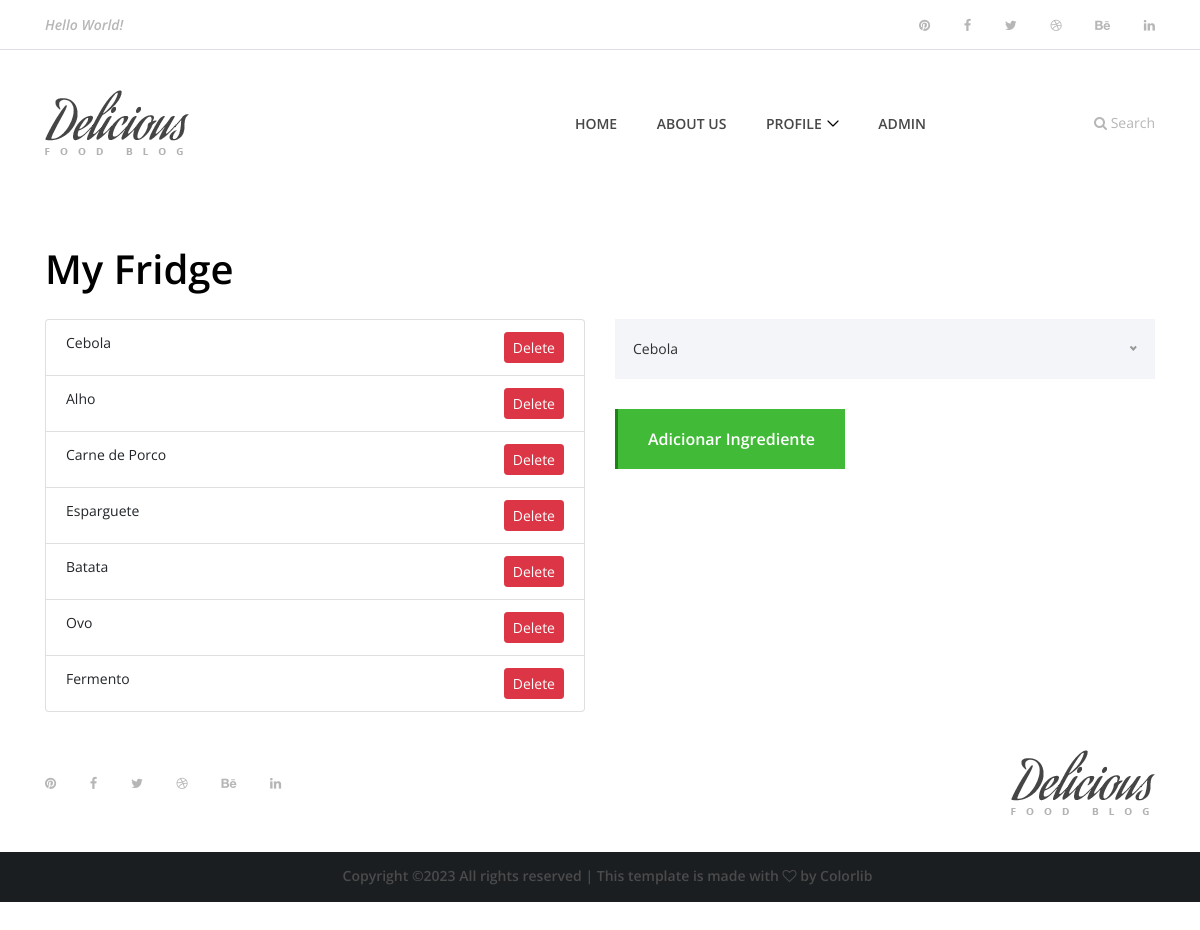
The app's page /fridge/ (signed in) with its own data.
### app/models.py (models this page shows, shortened)
class Frigorifico(models.Model):
    user = models.ForeignKey(User, on_delete=models.CASCADE)
    ingredient = models.ForeignKey(Ingrediente, on_delete=models.CASCADE)
    data = models.DateField()
    checklist = models.BooleanField()
    updated = models.DateTimeField(auto_now=True)
    created = models.DateTimeField(auto_now_add=True)

class Ingrediente(models.Model):
    nome = models.CharField(max_length=255)
    categoria = models.ForeignKey(CategoriaIngrediente, on_delete=models.SET_NULL, null=True)
    icon = models.CharField(max_length=255,null=True, blank=True)
    calorias = models.IntegerField(null=True, blank=True)

### app/views.py (the view)
# urls.py: path('fridge/', views.fridge, name ="fridge"),
def fridge(request):
    user = request.user  # Obtém o usuário logado
    frigorifico_itens = Frigorifico.objects.filter(user=user)
    ingredients = Ingrediente.objects.all()
    form = FridgeForm()  # Crie uma instância do formulário FridgeForm
    context = {'frigorifico_itens': frigorifico_itens, 'ingredients': ingredients, 'form': form}
    return render(request, 'fridge.html', context)

### app/templates/fridge.html (shortened to what this page needs)
{% extends 'main.html' %}
{% block content %}
<div class="container">
    <h1 class="mt-5">My Fridge</h1>
    <div class="row mt-4">
        <div class="col-lg-6">
            <ul class="list-group">
                {% for item in frigorifico_itens %}
                <li class="list-group-item">
                    {{ item.ingredient.nome }}
                    <a href="{% url 'delete_item' item.id %}" class="btn btn-danger btn-sm float-right">Delete</a>
                </li>
                {% empty %}
                <li class="list-group-item">Your fridge is empty.</li>
                {% endfor %}
            </ul>
        </div>
        <div class="col-lg-6">
            <form method="post" action="{% url 'add_ingredient_to_fridge' %}">
                <button type="submit" class="btn delicious-btn mt-30">Adicionar Ingrediente</button>
            </form>
        </div>
    </div>
</div>
{% endblock content %}

### app/static/style.css (style rules this page uses)
* { margin: 0; padding: 0; }
body { font-family: "Open Sans", sans-serif; font-size: 14px; }
h1, h2, h3, h4, h5, h6 { color: #000000; line-height: 1.3; font-weight: 600; }
a, a:hover, a:focus { -webkit-transition-duration: 500ms; transition-duration: 500ms; text-decoration: none; outline: 0 solid transparent; color: #000000; font-weight: 600; font-size: 14px; color: #474747; }
ul, ol { margin: 0; }
ul li, ol li { list-style: none; }
.mt-30 { margin-top: 30px !important; }
.delicious-btn { display: inline-block; min-width: 160px; height: 60px; color: #ffffff; border: none; border-left: 3px solid #1c8314; border-radius: 0; padding: 0 30px; font-size: 16px; line-height: 58px; font-weight: 600; -webkit-transition-duration: 500ms; transition-duration: 500ms; text-transform: capitalize; background-color: #40ba37; }

### records on screen
Frigorifico: ingredient.nome "Cebola"
Frigorifico: ingredient.nome "Alho"
Frigorifico: ingredient.nome "Carne de Porco"
Frigorifico: ingredient.nome "Esparguete"
Frigorifico: ingredient.nome "Batata"
Frigorifico: ingredient.nome "Ovo"
Frigorifico: ingredient.nome "Fermento"
